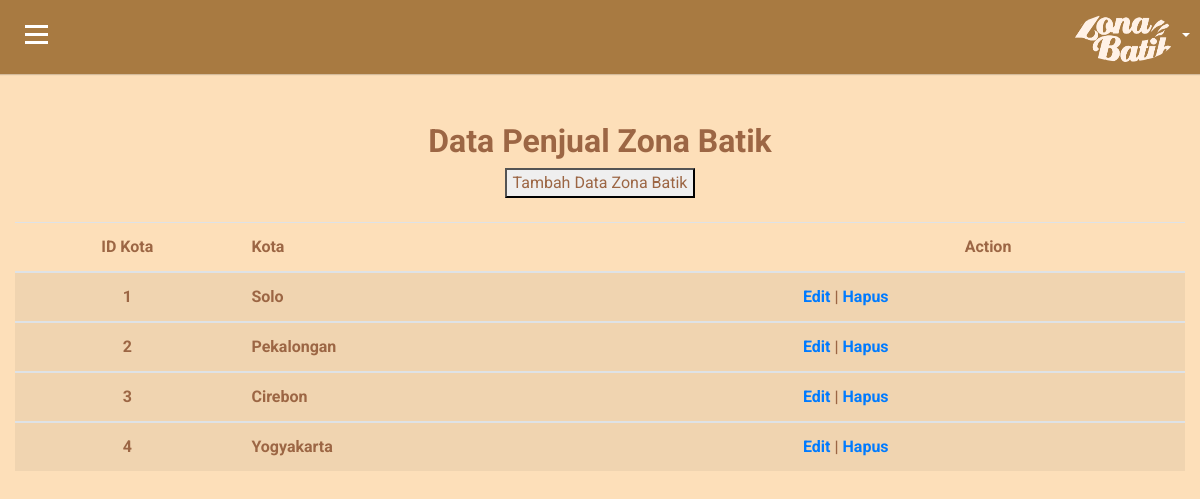
/admin/admin/datakota/datakota.php, run on the app's committed database.
### tables this page shows
CREATE TABLE `kota` (
  `id_kota` int(30) NOT NULL,
  `kota` varchar(50) NOT NULL
);

### admin/admin/datakota/datakota.php (the view, shortened to what this page needs)
<?php
include '../../login/connect.php';
?>
<!doctype html>
<html lang="en">
    <head>
        <link rel="stylesheet" href="https://stackpath.bootstrapcdn.com/bootstrap/4.1.3/css/bootstrap.min.css">
        <link rel="stylesheet" href="https://use.fontawesome.com/releases/v5.7.2/css/all.css">
        <link rel="stylesheet" href="font/font/flaticon.css">
    </head>
  <body>
  <div id="wrapper">
        <div id="page-content-wrapper">
			<div id="content">
                <div class="container-fluid p-0 px-lg-0 px-md-0">
            <nav class="navbar navbar-expand navbar-light my-navbar">
                    <div type="button"  id="bar" class="nav-icon1 hamburger animated fadeInLeft is-closed" data-toggle="offcanvas">
                    <span></span>
                        <span></span>
                        <span></span>
                    </div>
                <ul class="navbar-nav ml-auto">
                    <li class="nav-item dropdown">
                        <a class="nav-link dropdown-toggle" href="#" id="userDropdown" role="button" data-toggle="dropdown">
                            <img class="img-profile rounded-circle" src="../../../assets/img/logo/zona1.png">
                        </a>
                    </li>
                </ul>
            </nav>
        <br><br>
        <div class="col tablesolo" style="color: #9c6644;">
            <table class="table table-responsive-md table-striped">
                <center>
                    <h2><strong>Data Penjual Zona Batik</strong></h2>
                    <button class="tambah"><a style="color: #9c6644;" href="inputdatakota.php">Tambah Data Zona Batik</a></button>
                </center>
                <br>
                <thead>
                    <tr>
                    <th width="50px" scope="col">
                        <center>ID Kota</center>
                    </th>
                    <th width="140px" scope="col">Kota</th>
                    <th width="100px" scope="col">
                        <center>Action</center>
                    </th>
                    </tr>
                </thead>
                <?php $result = mysqli_query($koneksi, "SELECT * FROM kota"); ?>
                <?php foreach ($result as $row) : ?>
                    <tbody>
                    <tr>
                        <th><center><?= $row['id_kota']; ?></center></th>
                        <th><?= $row['kota']; ?></th>
                        <th>
                            <a href="editdatakota.php?id=<?= $row['id_kota']; ?>">Edit</a> |
                            <a href="hapusdatakota.php?id=<?= $row['id_kota']; ?>"onclick="return confirm('Yakin?');">Hapus</a>
                        </th>
                    </tr>
                    </tbody>
                <?php endforeach; ?>
            </table>
            <br><br>
        </div>
  </body>
</html>

### admin/admin/datakota/datakota.php (style rules this page uses)
body { position: relative; overflow-x:hidden; background: #FDDFB9; font-family: 'Roboto', sans-serif; }
body, html { height: 100%; }
.navbar-nav > li > a ,.submenu-box ul li a { color:gray!important; text-transform: capitalize; font-size: 14px; padding:10px 10px 10px 20px!important; display: block; font-weight: 400; position: relative; z-index: 2; font-family: 'Roboto', sans-serif; letter-spacing: .2px; }
.navbar-nav li { display:block!important; margin:2px 0px; }
.nav-item .nav-link { display:block; color:white!important; text-transform:capitalize; text-decoration: none; padding:6px 10px; transition:0.4s ease; }
#page-content-wrapper { width: 100%; transition: all 0.5s ease; }
.nav-icon1 { z-index: 999; position:relative; display: block; width:23px; margin:0px 30px 0px 25px; cursor:pointer; height: 25px; }
.nav-icon1 span { position:absolute; top:0; width:100%; height:3px; cursor:pointer; background-color:white; left:0; transform:rotate(0deg); transition:.30s ease-in-out; }
.nav-icon1 span:nth-of-type(1) { top:0; }
.nav-icon1 span:nth-of-type(2) { top:8px; }
.nav-icon1 span:nth-of-type(3) { top:16px; }
.my-navbar { padding:0px; background-color:#a87a41; box-shadow: 0 1px 1px 0 rgba(0,0,0,.16); }
.nav-link .img-profile { height:50px; width:100px; }
.dropdown, .dropleft, .dropright, .dropup { position: relative; }

### data on the page
kota: id_kota "1", kota "Solo"
kota: id_kota "2", kota "Pekalongan"
kota: id_kota "3", kota "Cirebon"
kota: id_kota "4", kota "Yogyakarta"
